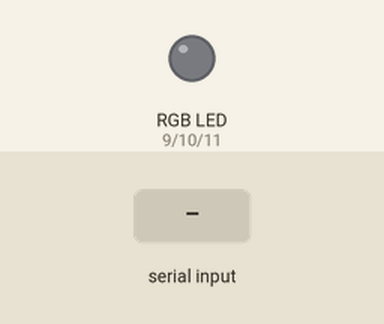
A sketch run on a simulated Arduino Leonardo, built with avr-gcc and run on an emulated ATmega32U4. Shown: an RGB LED mixed from three pins (HIGH = lit). The inputs (shaded band) are chosen by the test bench. Dim RGB values are drawn brighter than linear.

Above: at 1.2 s.
1.3 s: "5\n" received over Serial
At 2.4 s:
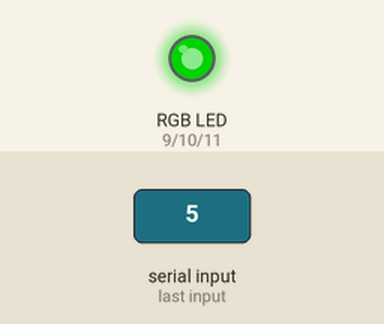
4.3 s: "90,45,200\n" received over Serial
7.3 s: "2\n" received over Serial
10.3 s: "1,90\n" received over Serial
At 11.5 s:
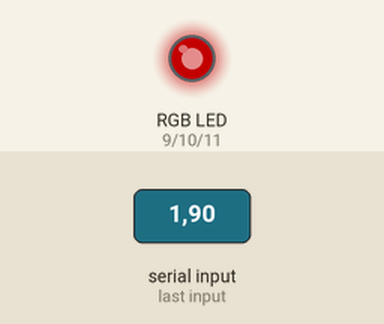
11.8 s: "1,90,45\n" received over Serial
At 12.1 s:
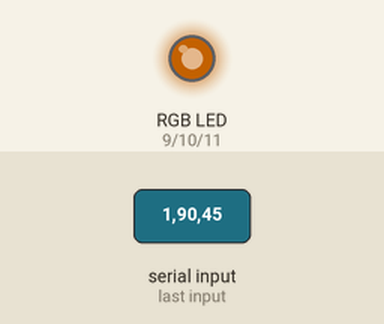
13.3 s: "5\n" received over Serial
At 13.45 s:
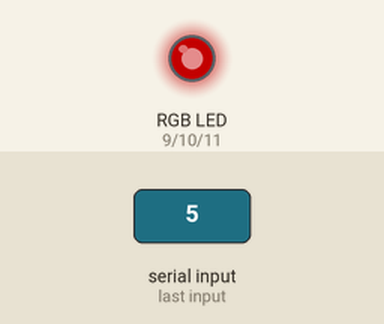
Timing chart, 0 to 17.3 s (numbered marks = the images above; inputs shaded):
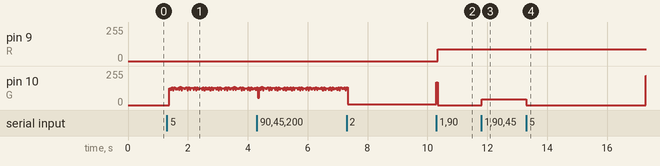

Measured:
- after the input at 10.3 s, pin 9 (R): 0/255 → 90/255 at once; pin 10 (G): 170/255 → 0/255 at once
- after the input at 11.8 s, pin 10 (G): 0/255 → 45/255 at once
- after the input at 13.3 s, pin 10 (G): 45/255 → 0/255 at once, → 219/255 4.0 s later

The sketch:

LED_STRIPE.ino
```cpp
#define FADESPEED 6
#define R 9
#define G 10
#define B 11
#define BT Serial

//status
int R_brightness = 0;
int G_brightness = 0;
int B_brightness = 0;
int effectSpeed = 0;
int effect = 0;
int fadeStatus = 0;
int fadeMode = 1;

void fade(int pin) {
  analogWrite(pin, fadeStatus);
  if(fadeStatus == 255 || fadeStatus == 0) {
    fadeMode = -fadeMode;
  }
  if(fadeMode < 0) {
    fadeStatus++;
  } else {
    fadeStatus--;
  }
}

void crossFade(int pinIn, int pinOut) {
  analogWrite(pinIn, fadeStatus);
  analogWrite(pinOut, 255 - fadeStatus);
  if(fadeStatus == 255 || fadeStatus == 0) {
    fadeMode = -fadeMode;
  }
  if(fadeMode < 0) {
    fadeStatus++;
  } else {
    fadeStatus--;
  }
}

void reset() {
  fadeStatus = 0;
  fadeMode = 1;
}


void setup() {
  BT.begin(38400);
  BT.setTimeout(20);
  //initialize status
}

void loop() {
  if(BT.available()) {
    int data = BT.parseInt();
    if(data == 1) {
      effect = 0;
        R_brightness = BT.parseInt();
        G_brightness = BT.parseInt();
        B_brightness = BT.parseInt();
        setColor(R_brightness, G_brightness, B_brightness);
        //static color
        return;
    }

    reset();
    switch(data) {
      case 0:
        //do nothing...
        break;
      case 1: break;
      case 2:
        effectSpeed++;
        break;
      case 3:
        effectSpeed--;
        break;
      case 4:
        effect = 1;
        break;
      case 5:
        effect = 2;
        break;
      case 6:
        effect = 3;
        break;
      case 7:
        effect = 4;
        break;
      case 8:
        effect = 5;
        break;
      case 9:
        effect = 6;
        break;
    }

  }

  //select mode
  switch(effect) {
    case 0:
      //static color, do nothing...
      break;
    case 1:
      fade(R);
      break;
    case 2:
      fade(G);
      break;
    case 3:
      fade(B);
      break;
    case 4:
      crossFade(R, G);
      //crossFade(G, R);
      break;
    case 5:
      crossFade(B, G);
      //crossFade(G, B);
      break;
    case 6:
      crossFade(R, B);
      //crossFade(B, R);
      break;
  }
  delay(effectSpeed);
}

void setColor(int red, int green, int blue) {
  analogWrite(R, red);
  analogWrite(G, green);
  analogWrite(B, blue);
}

/*void updateLED() {
  analogWrite(R, R_brightness);
  analogWrite(G, G_brightness);
  analogWrite(B, B_brightness);
}

void fadeAll() {
  xFade(R,G,FADESPEED);
  xFade(G,B,FADESPEED);
  xFade(B,R,FADESPEED);
}

void xFade(int pinOut, int pinIn, int fadeSpeed) {
  for (int fadeValue = 0 ; fadeValue <= 255; fadeValue++) {
    analogWrite(pinIn, fadeValue);
    analogWrite(pinOut, 255 - fadeValue);
    delay(fadeSpeed);
  }
}

void fadeInOut(int pin, int fadeSpeed) {
  fadeIn(pin, fadeSpeed);
  fadeOut(pin, fadeSpeed);
}

void fadeIn(int pin, int fadeSpeed) {
  for (int fadeValue = 0 ; fadeValue <= 255; fadeValue++) {
    analogWrite(pin, fadeValue);
    delay(fadeSpeed);
  }
}

void fadeOut(int pin, int fadeSpeed) {
  for (int fadeValue = 255 ; fadeValue >= 0; fadeValue--) {
    analogWrite(pin, fadeValue);
    delay(fadeSpeed);
  }
}*/
```
